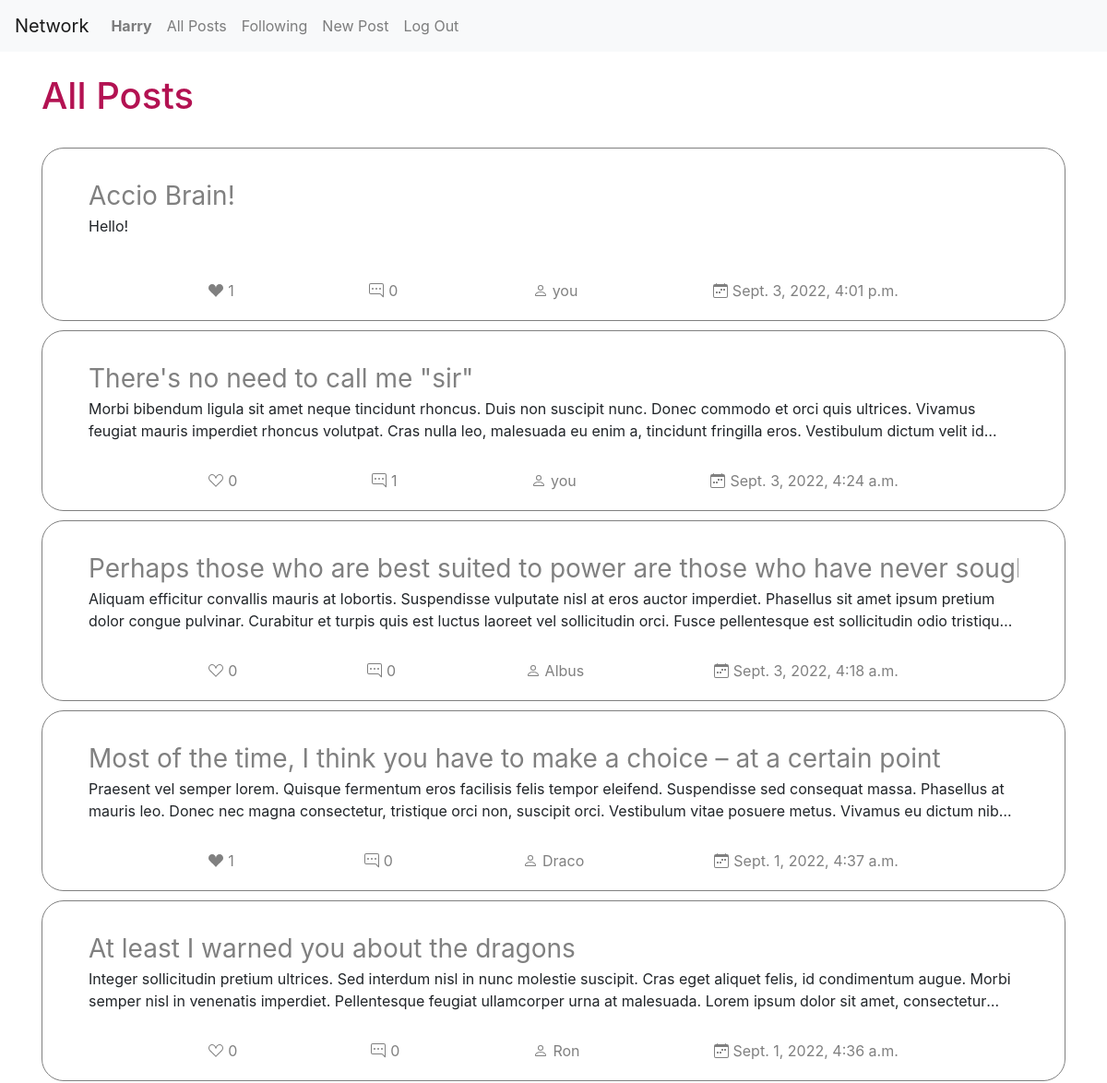
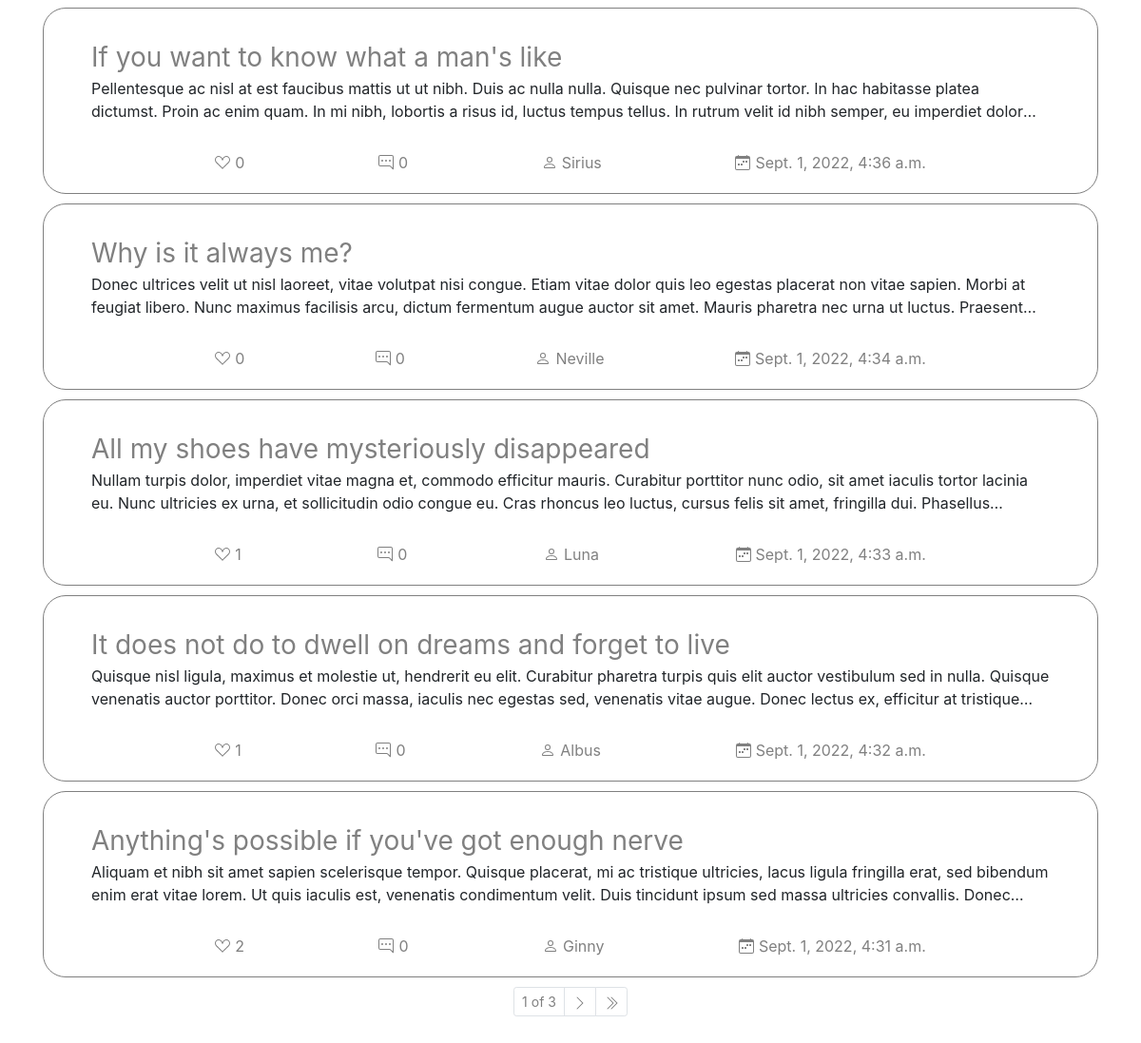
/ (signed in), run on the app's committed database (2 pictures, top to bottom).
### network/models.py (models this page shows, shortened)
class User(AbstractUser):
    about = models.TextField(max_length=160, blank=True)
    photo = models.URLField(max_length=2048, blank=True)

class Post(models.Model):
    author = models.ForeignKey(User, on_delete=models.CASCADE, related_name="posts")
    content = models.TextField(max_length=280)
    likes = models.ManyToManyField(User, blank=True)
    timestamp = models.DateTimeField(auto_now_add=True)
    title = models.CharField(max_length=80)

class Comment(models.Model):
    post = models.ForeignKey(Post, on_delete=models.CASCADE, related_name="comments")
    text = models.TextField(max_length=140)
    timestamp = models.DateTimeField(auto_now_add=True)
    user = models.ForeignKey(User, on_delete=models.CASCADE, related_name="comments")

### network/views.py (the view)
# urls.py: path("", views.index, name="index"),
def index(request):
    posts = Post.objects.all().order_by('-timestamp')
    return render(request, "network/index.html", {"posts": posts, "page_obj": util.get_paginator(request, posts)})

### network/util.py (called while the page is built)
def get_paginator(request, posts):
    paginator = Paginator(posts, 10)
    return paginator.get_page(request.GET.get('page'))

### network/templates/network/index.html (shortened to what this page needs)
{% extends "network/layout.html" %}
{% load static %}
{% block body %}
    <div class="container">
        <div class="header">
            {% if following %}
            <h1>Posts from your "Following" list</h1>
            {% else %}
            <h1>All Posts</h1>
            {% endif %}
        </div>
        {% include "network/posts-widget.html" %}
    </div>
{% endblock %}

### network/templates/network/layout.html (shortened to what this page needs)
{% load static %}
<!DOCTYPE html>
<html lang="en">
    <head>
        <link rel="stylesheet" href="https://stackpath.bootstrapcdn.com/bootstrap/4.4.1/css/bootstrap.min.css">
        <link href="{% static 'network/styles.css' %}" rel="stylesheet">
    </head>
    <body>
        <nav class="navbar navbar-expand-lg navbar-light bg-light">
            <a class="navbar-brand" href="{% url 'index' %}">Network</a>
            <div>
              <ul class="navbar-nav mr-auto">
                {% if user.is_authenticated %}
                    <li class="nav-item">
                        <a class="nav-link" href="{% url 'user' user.id %}"><strong>{{ user.username }}</strong></a>
                    </li>
                {% endif %}
                <li class="nav-item">
                  <a class="nav-link" href="{% url 'index' %}">All Posts</a>
                </li>
                {% if user.is_authenticated %}
                    <li class="nav-item">
                        <a class="nav-link" href="{% url 'following' %}">Following</a>
                    </li>
                    <li class="nav-item">
                        <a class="nav-link" href="{% url 'add' %}">New Post</a>
                    </li>
                    <li class="nav-item">
                        <a class="nav-link" href="{% url 'logout' %}">Log Out</a>
                    </li>
                {% endif %}
              </ul>
            </div>
        </nav>
        <div class="body">
            {% block body %}
            {% endblock %}
        </div>
    </body>
</html>

### network/templates/network/posts-widget.html (shortened to what this page needs)
<div class="posts">
    {% for post in page_obj %}
    <div class="post">
        <div class="post-content">
            <div class="post-title-min-div"><a href="{% url 'post' post.id %}" class="post-title-min">{{ post.title }}</a></div>
            <p class="content-paragraph">{{ post.content }}</p>
        </div>
        <div class="post-bottom">
            <div class="likes">
                {% if user.is_authenticated %}
                    <a class="like" data-id="{{ post.id }}" {% if user in post.likes.all %}data-status="true"{% else %}data-status="false"{% endif %} data-auth="true" href=#></a>
                {% endif %}
                <div class="count">{{ post.likes.all|length }}</div>
            </div>
            <div class="comments">
                {{ post.comments.all|length }}
            </div>
            <div class="author">
                {% if post.author == user %}
                    <a href="{% url 'user' post.author.id %}">you</a>
                {% else %}
                    <a href="{% url 'user' post.author.id %}">{{ post.author.username }}</a>
                {% endif %}
            </div>
            <div class="date">
                {{ post.timestamp }}
            </div>
        </div>
    </div>
{% empty %}
    <h3>No posts yet.</h3>
{% endfor %}
    {% if posts|length > 10 %}
        <ul class="pagination pagination-sm">
            <li class="page-item"><span class="page-link number">{{ page_obj.number }} of {{ page_obj.paginator.num_pages }}</span></li>
            {% if page_obj.has_next %}
                <li class="page-item">
                    <a class="page-link" href="?page={{ page_obj.next_page_number }}">
                        <svg xmlns="http://www.w3.org/2000/svg" width="16" height="16" fill="currentColor" class="bi bi-chevron-right" viewBox="0 0 16 16">
                            <path fill-rule="evenodd" d="M4.646 1.646a.5.5 0 0 1 .708 0l6 6a.5.5 0 0 1 0 .708l-6 6a.5.5 0 0 1-.708-.708L10.293 8 4.646 2.354a.5.5 0 0 1 0-.708z"/>
                        </svg>
                    </a>
                </li>
                <li class="page-item">
                    <a class="page-link" href="?page={{ page_obj.paginator.num_pages }}">
                    </a>
                </li>
            {% endif %}
        </ul>
    {% endif %}
</div>

### network/static/network/styles.css (style rules this page uses)
a, a:visited, h3 { color: gray; }
a:hover, .page-link:hover, .like, .like-inactive { color: rgb(255,0,102); }
h1 { color: rgb(179,18,82); }
.author, .buttons, .comments, .date, .like, .likes, .header { align-items: center; color: gray; display: flex; }
.commentaries, .follow-block, .header, .post, .commentary { display: flex; flex-wrap: wrap; }
.calendar, .comment, .like, .like-inactive, .person { margin-right: 5px; }
.container { height: 100vh; }
.content-paragraph { display: -webkit-box; overflow: hidden; text-overflow: ellipsis; -webkit-line-clamp: 2; -webkit-box-orient: vertical; }
.header, .post-bottom { justify-content: space-between; }
.line, .header { margin-bottom: 1.5rem; margin-top: 1.5rem; }
.number { background-color: transparent!important; }
.page-link { color: gray; }
.pagination-sm { justify-content: center; padding-bottom: 20px; }
.post, .commentary { align-content: space-between; border: .5px solid gray; border-radius: 1.5rem; margin-bottom: 10px; padding: 20px; width: 100%; }
.post { padding-top: 0; }
.post-bottom { align-items: center; display: flex; margin: auto; min-width: 70%; }
.post-content { max-height: 150px; padding: 30px; }
.posts { padding-bottom: 1.5rem; }
.post-content, .post-title, .subtitle, .inputs input, textarea, .commentary-header, .comment-form { width: 100%; }
.post-title-min-div { overflow: hidden; white-space: nowrap; }
.post-title-min { font-size: 1.75rem; }

### data on the page
User: username "Harry"
Post: title "Accio Brain!", content "Hello!", likes.all|length "1", comments.all|length "0", shows "you", timestamp "Sept. 3, 2022, 4:01 p.m."
Post: title "There's no need to call me \"sir\"", content "Morbi bibendum ligula sit amet neque tincidunt rhoncus. Duis non suscipit nunc. Donec commodo et orci quis ultrices. Vivamus feugiat mauris imperdiet rhoncus volutpat. Cras nulla leo, malesuada eu enim a, tincidunt fringilla eros. Vestibulum dictum velit…", likes.all|length "0", comments.all|length "1", shows "you", timestamp "Sept. 3, 2022, 4:24 a.m."
Post: title "Perhaps those who are best suited to power are those who have never…", content "Aliquam efficitur convallis mauris at lobortis. Suspendisse vulputate nisl at eros auctor imperdiet. Phasellus sit amet ipsum pretium dolor congue pulvinar. Curabitur et turpis quis est luctus laoreet vel sollicitudin orci. Fusce pellentesque est sollicitudin odio…", likes.all|length "0", comments.all|length "0", author.username "Albus", timestamp "Sept. 3, 2022, 4:18 a.m."
Post: title "Most of the time, I think you have to make a choice – at a certain point", content "Praesent vel semper lorem. Quisque fermentum eros facilisis felis tempor eleifend. Suspendisse sed consequat massa. Phasellus at mauris leo. Donec nec magna consectetur, tristique orci non, suscipit orci. Vestibulum vitae posuere metus. Vivamus eu dictum…", likes.all|length "1", comments.all|length "0", author.username "Draco", timestamp "Sept. 1, 2022, 4:37 a.m."
Post: title "At least I warned you about the dragons", content "Integer sollicitudin pretium ultrices. Sed interdum nisl in nunc molestie suscipit. Cras eget aliquet felis, id condimentum augue. Morbi semper nisl in venenatis imperdiet. Pellentesque feugiat ullamcorper urna at malesuada. Lorem ipsum dolor sit amet,…", likes.all|length "0", comments.all|length "0", author.username "Ron", timestamp "Sept. 1, 2022, 4:36 a.m."
Post: title "If you want to know what a man's like", content "Pellentesque ac nisl at est faucibus mattis ut ut nibh. Duis ac nulla nulla. Quisque nec pulvinar tortor. In hac habitasse platea dictumst. Proin ac enim quam. In mi nibh, lobortis a risus id, luctus tempus tellus. In rutrum velit id nibh semper, eu imperdiet…", likes.all|length "0", comments.all|length "0", author.username "Sirius", timestamp "Sept. 1, 2022, 4:36 a.m."
Post: title "Why is it always me?", content "Donec ultrices velit ut nisl laoreet, vitae volutpat nisi congue. Etiam vitae dolor quis leo egestas placerat non vitae sapien. Morbi at feugiat libero. Nunc maximus facilisis arcu, dictum fermentum augue auctor sit amet. Mauris pharetra nec urna ut luctus.…", likes.all|length "0", comments.all|length "0", author.username "Neville", timestamp "Sept. 1, 2022, 4:34 a.m."
Post: title "All my shoes have mysteriously disappeared", content "Nullam turpis dolor, imperdiet vitae magna et, commodo efficitur mauris. Curabitur porttitor nunc odio, sit amet iaculis tortor lacinia eu. Nunc ultricies ex urna, et sollicitudin odio congue eu. Cras rhoncus leo luctus, cursus felis sit amet, fringilla dui.…", likes.all|length "1", comments.all|length "0", author.username "Luna", timestamp "Sept. 1, 2022, 4:33 a.m."
Post: title "It does not do to dwell on dreams and forget to live", content "Quisque nisl ligula, maximus et molestie ut, hendrerit eu elit. Curabitur pharetra turpis quis elit auctor vestibulum sed in nulla. Quisque venenatis auctor porttitor. Donec orci massa, iaculis nec egestas sed, venenatis vitae augue. Donec lectus ex, efficitur at…", likes.all|length "1", comments.all|length "0", author.username "Albus", timestamp "Sept. 1, 2022, 4:32 a.m."
Post: title "Anything's possible if you've got enough nerve", content "Aliquam et nibh sit amet sapien scelerisque tempor. Quisque placerat, mi ac tristique ultricies, lacus ligula fringilla erat, sed bibendum enim erat vitae lorem. Ut quis iaculis est, venenatis condimentum velit. Duis tincidunt ipsum sed massa ultricies convallis.…", likes.all|length "2", comments.all|length "0", author.username "Ginny", timestamp "Sept. 1, 2022, 4:31 a.m."

### other printed values
{{ page_obj.number }} "1"
{{ page_obj.paginator.num_pages }} "3"
